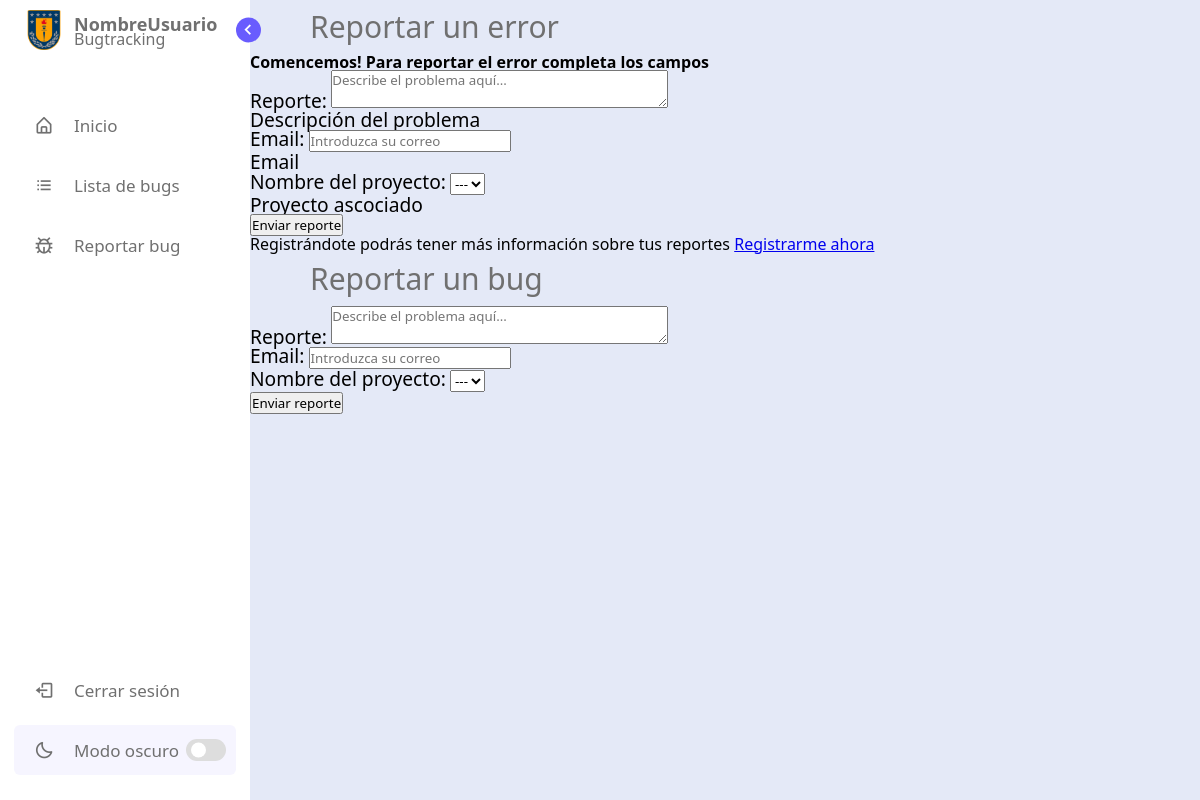
The page /report on the database as committed earlier.
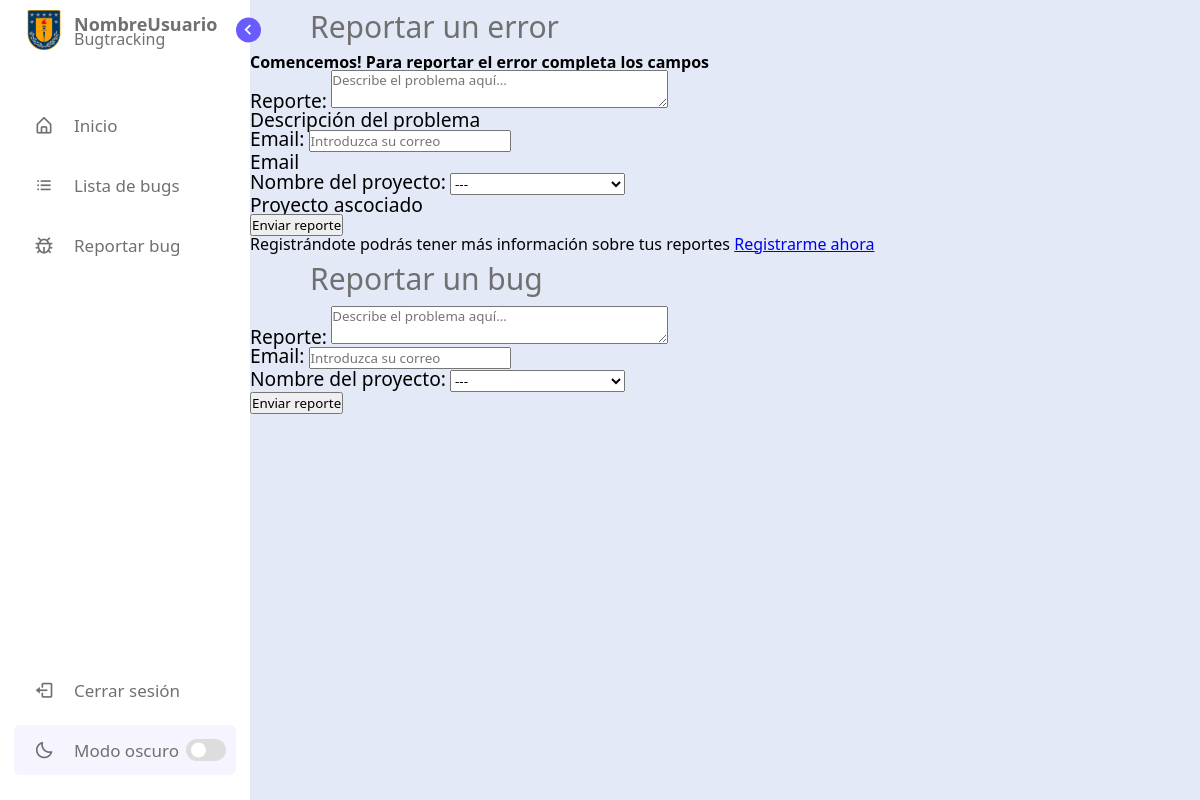
The same page on the database as committed later.
### database/models.py (models this page shows)
class Proyecto(models.Model):
    id_proyecto     = models.AutoField(primary_key=True,)
    nombre_proyecto = models.CharField(max_length=255, null=False, verbose_name='Proyecto')
    programadores   = models.ManyToManyField(Programador, through="Cargo")
    def __str__(self):
        return self.nombre_proyecto

### bug_report/views.py (the view)
# urls.py: path('', views.reportar_bug, name='reportar_bug'),
def reportar_bug(request):
    form_bug = ReporteBugForm()
    form_usuario = UsuarioForm()
    form_proyecto = ProyectoForm()
    if request.method == 'POST':
        form_bug = ReporteBugForm(request.POST)
        form_proyecto = ProyectoForm(request.POST)
        correo_usuario = request.POST.get('correo_usuario')
        try:
            usuario = Usuario.objects.get(correo_usuario=correo_usuario)
        except Usuario.DoesNotExist:
            usuario = None
        id_proyecto = request.POST.get('nombre_proyecto')
        id_proyecto2 = Proyecto.objects.get(id_proyecto=id_proyecto)
        if form_bug.is_valid() and form_proyecto.is_valid():
            reporte_bug = form_bug.save(commit=False)
            if usuario:
                reporte_bug.correo_usuario = usuario
            else:
                form_usuario = UsuarioForm(request.POST)
                if form_usuario.is_valid():
                    usuario = form_usuario.save()
                    reporte_bug.correo_usuario = usuario
                else:
                    return render(request, 'bug_report/reporte_bug.html', {'form_bug': form_bug, 'form_usuario': form_usuario, 'form_proyecto': form_proyecto})
            reporte_bug.id_proyecto = id_proyecto2
            reporte_bug.save()
            return redirect('report:confirmacion_reporte')
    else:
        form_bug = ReporteBugForm()
        form_usuario = UsuarioForm()
        form_proyecto = ProyectoForm()
    return render(request, 'bug_report/reporte_bug.html', {'form_bug': form_bug, 'form_usuario': form_usuario, 'form_proyecto': form_proyecto})

### bug_report/forms.py
class ReporteBugForm(forms.ModelForm):
    class Meta:
        model = ReporteBug
        fields = ['reporte']
        widgets = {
            'reporte': forms.Textarea(attrs={
                'rows': 2,
                'placeholder': 'Describe el problema aquí...',
                }),
        }

class UsuarioForm(forms.ModelForm):
    class Meta:
        model = Usuario
        fields = ['correo_usuario']
        widgets = {
            'correo_usuario': forms.EmailInput(attrs={
                'placeholder': 'Introduzca su correo',
                'rows': 2,
                })
        }

### bug_report/templates/bug_report/reporte_bug.html (shortened to what this page needs)
{% extends 'home/base.html' %}
{% block content %}
<section class='home'>
  <div class="container-form">
    <div class="text">Reportar un error</div>
    <div class="card">
      <div class="card-image">
        <h2 class="card-heading">
          Comencemos!
          <small>Para reportar el error completa los campos</small>
        </h2>
      </div>
      <form method="post">
        <div class="input">
          {{ form_bug.as_p }}
          <label class="input-label">Descripción del problema</label>
        </div>
          <div class="input">
            {{ form_usuario.as_p }}
          <label class="input-label">Email</label>
        </div>
          <div class="input">
            {{ form_proyecto.as_p }}
          <label class="input-label">Proyecto ascociado</label>
        </div>
        <div class="action">
          <button type="submit">Enviar reporte</button>
        </div>
      </form>
      <div class="card-info">
        <p>Registrándote podrás tener más información sobre tus reportes <a href="#">Registrarme ahora</a></p>
      </div>
    </div>
  </div>
  <h1 class="text">Reportar un bug</h1>
  <form method="post">
    {{ form_bug.as_p }}
    {{ form_usuario.as_p }}
    {{ form_proyecto.as_p }}
    <button type="submit">Enviar reporte</button>
  </form>
</section>
{% endblock %}

Rows that differ between the two databases and show on the page:
added Proyecto: nombre_proyecto "---"
Other text that changed with them:
form field nombre_proyecto: "---" → (not shown)
